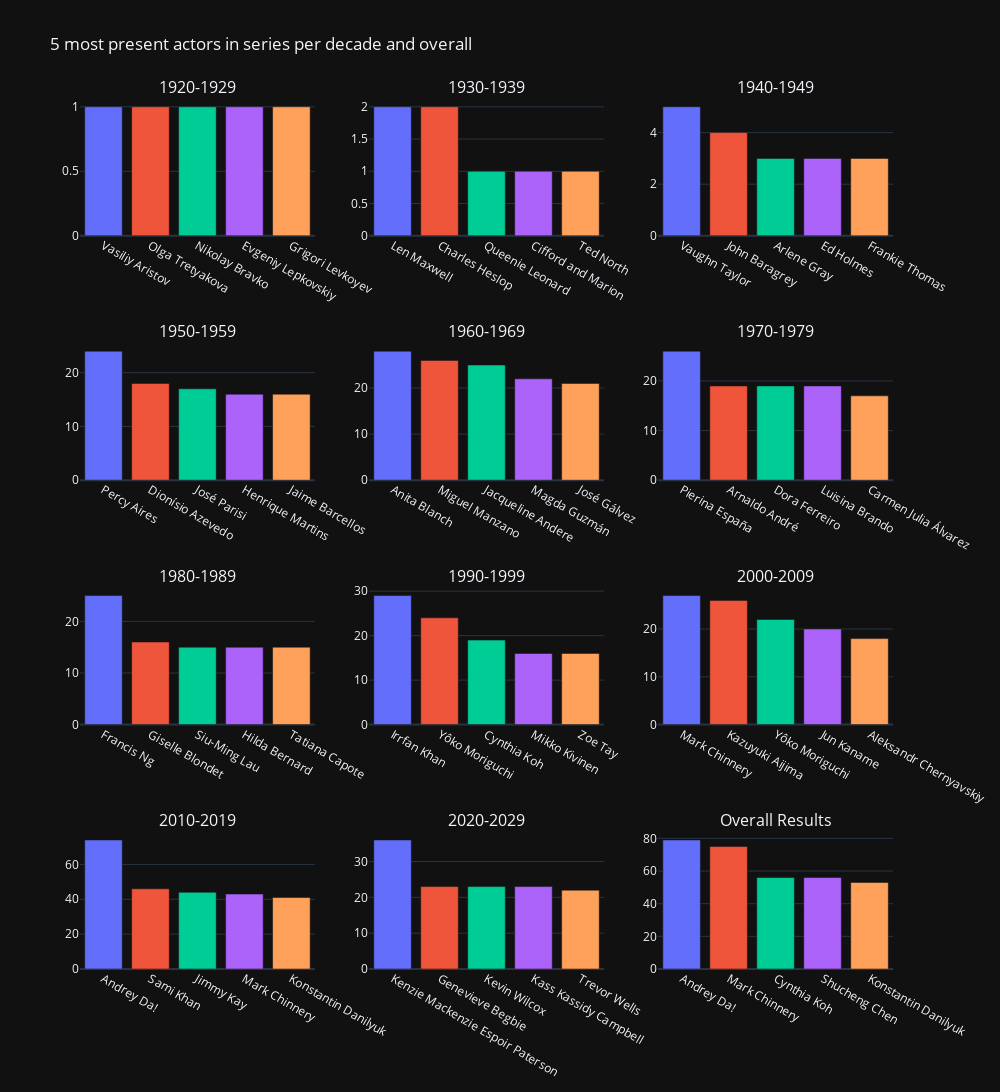

Source (notebook cell):
### Code cell
#visualisation via des histogrammes des 5 acteurs de séries les plus présents par décénie + des 5 acteur de séries les plus présent globalement
"we wanted to know which actors appear in the most series "
"we filtered the category to actor and actress and the type to series only"
"We decided to only take into account the movies released during or after 1920, due to the lack of consistent data before this time"
"we divided the Dataframe by decades to observe which actors appear in the most series by decades"
fig = make_subplots(
    rows=4, cols=3,
    subplot_titles=('1920-1929', '1930-1939','1940-1949','1950-1959','1960-1969','1970-1979','1980-1989','1990-1999','2000-2009','2010-2019','2020-2029','Overall Results'),
    )

fig.append_trace(
    go.Bar(x=subplot[0]['name'],
    y=subplot[0]['count'],
    marker_color=px.colors.qualitative.Plotly),
    row=1, col=1
)

fig.append_trace(
    go.Bar(x=subplot[1]['name'],
    y=subplot[1]['count'],
    marker_color=px.colors.qualitative.Plotly),
    row=1, col=2
)

fig.append_trace(
    go.Bar(x=subplot[2]['name'],
    y=subplot[2]['count'],
    marker_color=px.colors.qualitative.Plotly),
    row=1, col=3
)

fig.append_trace(
    go.Bar(x=subplot[3]['name'],
    y=subplot[3]['count'],
    marker_color=px.colors.qualitative.Plotly),
    row=2, col=1
)

fig.append_trace(
    go.Bar(x=subplot[4]['name'],
    y=subplot[4]['count'],
    marker_color=px.colors.qualitative.Plotly),
    row=2, col=2
)

fig.append_trace(
    go.Bar(x=subplot[5]['name'],
    y=subplot[5]['count'],
    marker_color=px.colors.qualitative.Plotly),
    row=2, col=3
)

fig.append_trace(
    go.Bar(x=subplot[6]['name'],
    y=subplot[6]['count'],
    marker_color=px.colors.qualitative.Plotly),
    row=3, col=1
)

fig.append_trace(
    go.Bar(x=subplot[7]['name'],
    y=subplot[7]['count'],
    marker_color=px.colors.qualitative.Plotly),
    row=3, col=2
)

fig.append_trace(
    go.Bar(x=subplot[8]['name'],
    y=subplot[8]['count'],
    marker_color=px.colors.qualitative.Plotly),
    row=3, col=3
)

fig.append_trace(
    go.Bar(x=subplot[9]['name'],
    y=subplot[9]['count'],
    marker_color=px.colors.qualitative.Plotly),
    row=4, col=1
)

fig.append_trace(
    go.Bar(x=subplot[10]['name'],
    y=subplot[10]['count'],
    marker_color=px.colors.qualitative.Plotly),
    row=4, col=2
)

fig.append_trace(
    go.Bar(x=globa['name'],
    y=globa['count'],
    marker_color=px.colors.qualitative.Plotly),
    row=4, col=3
)

fig.update_layout(template='plotly_dark', title='5 most present actors in series per decade and overall' ,showlegend=False,height = 1250,width=1000)
fig.show()

### Figure 1 — Plotly figure (JSON) as saved in the notebook; plotly's stock layout.template omitted (floating-point values rounded to 4 significant figures)
{"data": [{"marker": {"color": ["#636EFA", "#EF553B", "#00CC96", "#AB63FA", "#FFA15A", "#19D3F3", "#FF6692", "#B6E880", "#FF97FF", "#FECB52"]}, "type": "bar", "x": ["Vasiliy Aristov", "Olga Tretyakova", "Nikolay Bravko", "Evgeniy Lepkovskiy", "Grigori Levkoyev"], "xaxis": "x", "y": [1, 1, 1, 1, 1], "yaxis": "y"}, {"marker": {"color": ["#636EFA", "#EF553B", "#00CC96", "#AB63FA", "#FFA15A", "#19D3F3", "#FF6692", "#B6E880", "#FF97FF", "#FECB52"]}, "type": "bar", "x": ["Len Maxwell", "Charles Heslop", "Queenie Leonard", "Cifford and Marion", "Ted North"], "xaxis": "x2", "y": [2, 2, 1, 1, 1], "yaxis": "y2"}, {"marker": {"color": ["#636EFA", "#EF553B", "#00CC96", "#AB63FA", "#FFA15A", "#19D3F3", "#FF6692", "#B6E880", "#FF97FF", "#FECB52"]}, "type": "bar", "x": ["Vaughn Taylor", "John Baragrey", "Arlene Gray", "Ed Holmes", "Frankie Thomas"], "xaxis": "x3", "y": [5, 4, 3, 3, 3], "yaxis": "y3"}, {"marker": {"color": ["#636EFA", "#EF553B", "#00CC96", "#AB63FA", "#FFA15A", "#19D3F3", "#FF6692", "#B6E880", "#FF97FF", "#FECB52"]}, "type": "bar", "x": ["Percy Aires", "Dionísio Azevedo", "José Parisi", "Henrique Martins", "Jaime Barcellos"], "xaxis": "x4", "y": [24, 18, 17, 16, 16], "yaxis": "y4"}, {"marker": {"color": ["#636EFA", "#EF553B", "#00CC96", "#AB63FA", "#FFA15A", "#19D3F3", "#FF6692", "#B6E880", "#FF97FF", "#FECB52"]}, "type": "bar", "x": ["Anita Blanch", "Miguel Manzano", "Jacqueline Andere", "Magda Guzmán", "José Gálvez"], "xaxis": "x5", "y": [28, 26, 25, 22, 21], "yaxis": "y5"}, {"marker": {"color": ["#636EFA", "#EF553B", "#00CC96", "#AB63FA", "#FFA15A", "#19D3F3", "#FF6692", "#B6E880", "#FF97FF", "#FECB52"]}, "type": "bar", "x": ["Pierina España", "Arnaldo André", "Dora Ferreiro", "Luisina Brando", "Carmen Julia Álvarez"], "xaxis": "x6", "y": [26, 19, 19, 19, 17], "yaxis": "y6"}, {"marker": {"color": ["#636EFA", "#EF553B", "#00CC96", "#AB63FA", "#FFA15A", "#19D3F3", "#FF6692", "#B6E880", "#FF97FF", "#FECB52"]}, "type": "bar", "x": ["Francis Ng", "Giselle Blondet", "Siu-Ming Lau", "Hilda Bernard", "Tatiana Capote"], "xaxis": "x7", "y": [25, 16, 15, 15, 15], "yaxis": "y7"}, {"marker": {"color": ["#636EFA", "#EF553B", "#00CC96", "#AB63FA", "#FFA15A", "#19D3F3", "#FF6692", "#B6E880", "#FF97FF", "#FECB52"]}, "type": "bar", "x": ["Irrfan Khan", "Yôko Moriguchi", "Cynthia Koh", "Mikko Kivinen", "Zoe Tay"], "xaxis": "x8", "y": [29, 24, 19, 16, 16], "yaxis": "y8"}, {"marker": {"color": ["#636EFA", "#EF553B", "#00CC96", "#AB63FA", "#FFA15A", "#19D3F3", "#FF6692", "#B6E880", "#FF97FF", "#FECB52"]}, "type": "bar", "x": ["Mark Chinnery", "Kazuyuki Aijima", "Yôko Moriguchi", "Jun Kaname", "Aleksandr Chernyavskiy"], "xaxis": "x9", "y": [27, 26, 22, 20, 18], "yaxis": "y9"}, {"marker": {"color": ["#636EFA", "#EF553B", "#00CC96", "#AB63FA", "#FFA15A", "#19D3F3", "#FF6692", "#B6E880", "#FF97FF", "#FECB52"]}, "type": "bar", "x": ["Andrey Da!", "Sami Khan", "Jimmy Kay", "Mark Chinnery", "Konstantin Danilyuk"], "xaxis": "x10", "y": [74, 46, 44, 43, 41], "yaxis": "y10"}, {"marker": {"color": ["#636EFA", "#EF553B", "#00CC96", "#AB63FA", "#FFA15A", "#19D3F3", "#FF6692", "#B6E880", "#FF97FF", "#FECB52"]}, "type": "bar", "x": ["Kenzie Mackenzie Espoir Paterson", "Genevieve Begbie", "Kevin Wilcox", "Kass Kassidy Campbell", "Trevor Wells"], "xaxis": "x11", "y": [36, 23, 23, 23, 22], "yaxis": "y11"}, {"marker": {"color": ["#636EFA", "#EF553B", "#00CC96", "#AB63FA", "#FFA15A", "#19D3F3", "#FF6692", "#B6E880", "#FF97FF", "#FECB52"]}, "type": "bar", "x": ["Andrey Da!", "Mark Chinnery", "Cynthia Koh", "Shucheng Chen", "Konstantin Danilyuk"], "xaxis": "x12", "y": [79, 75, 56, 56, 53], "yaxis": "y12"}], "layout": {"annotations": [{"font": {"size": 16}, "showarrow": false, "text": "1920-1929", "x": 0.1444, "xanchor": "center", "xref": "paper", "y": 1, "yanchor": "bottom", "yref": "paper"}, {"font": {"size": 16}, "showarrow": false, "text": "1930-1939", "x": 0.5, "xanchor": "center", "xref": "paper", "y": 1, "yanchor": "bottom", "yref": "paper"}, {"font": {"size": 16}, "showarrow": false, "text": "1940-1949", "x": 0.8556, "xanchor": "center", "xref": "paper", "y": 1, "yanchor": "bottom", "yref": "paper"}, {"font": {"size": 16}, "showarrow": false, "text": "1950-1959", "x": 0.1444, "xanchor": "center", "xref": "paper", "y": 0.7188, "yanchor": "bottom", "yref": "paper"}, {"font": {"size": 16}, "showarrow": false, "text": "1960-1969", "x": 0.5, "xanchor": "center", "xref": "paper", "y": 0.7188, "yanchor": "bottom", "yref": "paper"}, {"font": {"size": 16}, "showarrow": false, "text": "1970-1979", "x": 0.8556, "xanchor": "center", "xref": "paper", "y": 0.7188, "yanchor": "bottom", "yref": "paper"}, {"font": {"size": 16}, "showarrow": false, "text": "1980-1989", "x": 0.1444, "xanchor": "center", "xref": "paper", "y": 0.4375, "yanchor": "bottom", "yref": "paper"}, {"font": {"size": 16}, "showarrow": false, "text": "1990-1999", "x": 0.5, "xanchor": "center", "xref": "paper", "y": 0.4375, "yanchor": "bottom", "yref": "paper"}, {"font": {"size": 16}, "showarrow": false, "text": "2000-2009", "x": 0.8556, "xanchor": "center", "xref": "paper", "y": 0.4375, "yanchor": "bottom", "yref": "paper"}, {"font": {"size": 16}, "showarrow": false, "text": "2010-2019", "x": 0.1444, "xanchor": "center", "xref": "paper", "y": 0.1562, "yanchor": "bottom", "yref": "paper"}, {"font": {"size": 16}, "showarrow": false, "text": "2020-2029", "x": 0.5, "xanchor": "center", "xref": "paper", "y": 0.1562, "yanchor": "bottom", "yref": "paper"}, {"font": {"size": 16}, "showarrow": false, "text": "Overall Results", "x": 0.8556, "xanchor": "center", "xref": "paper", "y": 0.1562, "yanchor": "bottom", "yref": "paper"}], "height": 1250, "showlegend": false, "title": {"text": "5 most present actors in series per decade and overall"}, "width": 1000, "xaxis": {"anchor": "y", "domain": [0, 0.2889]}, "xaxis10": {"anchor": "y10", "domain": [0, 0.2889]}, "xaxis11": {"anchor": "y11", "domain": [0.3556, 0.6444]}, "xaxis12": {"anchor": "y12", "domain": [0.7111, 1]}, "xaxis2": {"anchor": "y2", "domain": [0.3556, 0.6444]}, "xaxis3": {"anchor": "y3", "domain": [0.7111, 1]}, "xaxis4": {"anchor": "y4", "domain": [0, 0.2889]}, "xaxis5": {"anchor": "y5", "domain": [0.3556, 0.6444]}, "xaxis6": {"anchor": "y6", "domain": [0.7111, 1]}, "xaxis7": {"anchor": "y7", "domain": [0, 0.2889]}, "xaxis8": {"anchor": "y8", "domain": [0.3556, 0.6444]}, "xaxis9": {"anchor": "y9", "domain": [0.7111, 1]}, "yaxis": {"anchor": "x", "domain": [0.8438, 1]}, "yaxis10": {"anchor": "x10", "domain": [0, 0.1562]}, "yaxis11": {"anchor": "x11", "domain": [0, 0.1562]}, "yaxis12": {"anchor": "x12", "domain": [0, 0.1562]}, "yaxis2": {"anchor": "x2", "domain": [0.8438, 1]}, "yaxis3": {"anchor": "x3", "domain": [0.8438, 1]}, "yaxis4": {"anchor": "x4", "domain": [0.5625, 0.7188]}, "yaxis5": {"anchor": "x5", "domain": [0.5625, 0.7188]}, "yaxis6": {"anchor": "x6", "domain": [0.5625, 0.7188]}, "yaxis7": {"anchor": "x7", "domain": [0.2812, 0.4375]}, "yaxis8": {"anchor": "x8", "domain": [0.2812, 0.4375]}, "yaxis9": {"anchor": "x9", "domain": [0.2812, 0.4375]}}}
